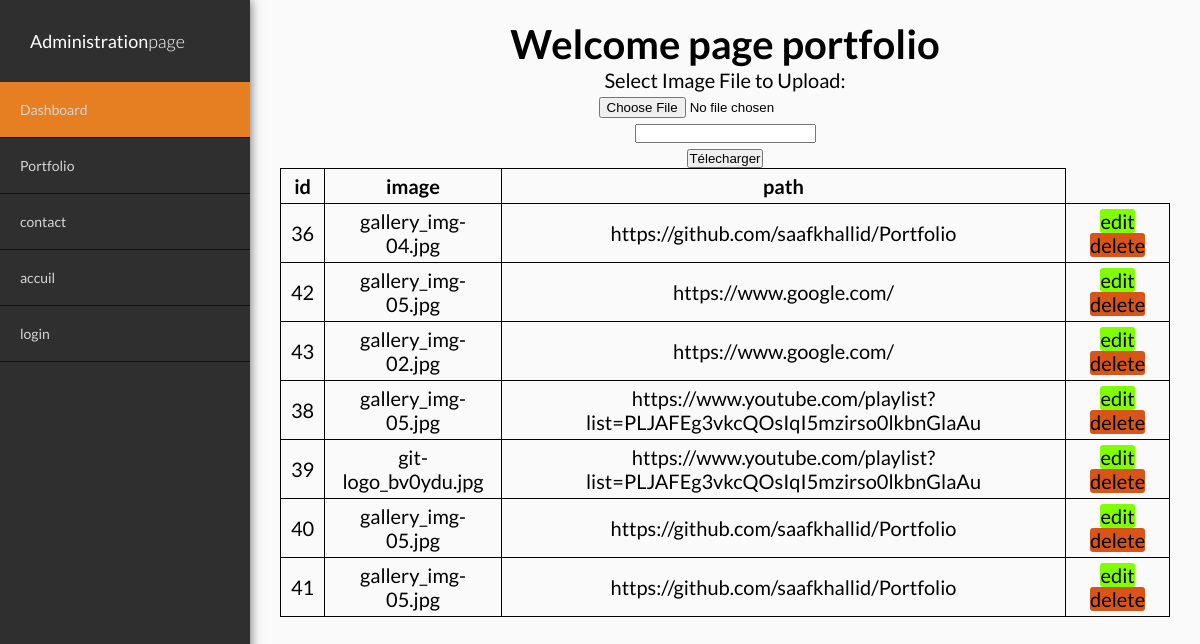
/portfoliopage.php, run on the app's committed database.
### tables this page shows
CREATE TABLE IF NOT EXISTS `images` (
  `id` int(60) NOT NULL AUTO_INCREMENT,
  `image` varchar(100) NOT NULL,
  `path` text NOT NULL,
  PRIMARY KEY (`id`)
);

### portfoliopage.php (the view, shortened to what this page needs)
<?php
include 'portfolioaction.php';
?>
<!DOCTYPE html>
<html lang="en">
<head>
    <link rel="stylesheet" href="css/Teampage.css">
</head>
<body>
	<div class="container">
		<div class="sidebar">
			<nav>
				<a href="#" class="">Administration<span>page</span></a>
				<ul>
					<li class="active" ><a href="#">Dashboard</a></li>
					<li><a href="portfoliopage.php">Portfolio</a></li>
					<li><a href=" contactpage.php ">contact</a></li>
					<li><a href=" indexpage.php">accuil</a></li>
					<li class="" ><a href="loginpage.php ">login</a></li>
				</ul>
			</nav>
		</div>
		<div class="main-content">
			<h1> Welcome page portfolio</h1>
      <div class="">
<form method="POST" action="portfolioaction.php" enctype="multipart/form-data">
		<p>Select Image File to Upload:</p>
	<div>
	<input type="file" name="image">
	</div>
	<div>
	<input type="text" name="path">
	</div>
	<div>
	<button type="submit" name="save">Télecharger</button>
	</div>
	</form>
			<table class="team_table">
                                    <tr>
                                        <th>id</th>
                                        <th>image</th>
                                        <th>path</th>
                                    </tr>
                                <tr>
                                <?php
                                 $results = mysqli_query($dbn, "SELECT * FROM images");
                                while ($row = mysqli_fetch_array($results)) { ?>
                                <tr>    <td><?php echo $row['id']; ?></td>
                                        <td><?php echo $row['image']; ?></td>
                                        <td><?php echo $row['path']; ?></td>
                                        <td class="action-team">
                                            <a href="portfoliopage.php?edit=<?php echo $row['id']; ?>" class="btn btn-edit">edit</a>
                                            <a href="portfolioaction.php?dele=<?php echo $row['id']; ?>" class="btn btn-delete">delete</a>
                                        </td>
                                </tr>
                                	<?php } ?>
                                    </table>
				</div>
			</div>
		</div>
</body>
</html>

### css/Teampage.css (style rules this page uses)
* { margin: 0; padding: 0; box-sizing: border-box; }
body, html { font-family: 'Lato', sans-serif; font-size: 20px; height: 100%; position: relative; }
a { color: #fff; text-decoration: none; }
.container { width: 100%; height: 100%; position: relative; }
.sidebar { width: 250px; background-color: #302F2F; position: fixed; top: 0px; left: 0; bottom: 0; box-shadow: 1px 0px 10px #777; }
.sidebar nav > a { font-size: 150%; display: inline-block; padding: 30px 0px; padding-left: 30px; opacity: 0.7; transition: all 0.2s; font-size: 18px; }
.sidebar nav a span { font-weight: 300; }
.sidebar nav ul { list-style: none; }
.sidebar nav ul li { font-size: 70%; padding: 19px 0; padding-left: 20px; border-bottom: 0.5px solid #111; }
.sidebar nav ul li:nth-child(1).active { background-color: #e67e22; }
.sidebar nav ul li a { color: #D7D5D5; }
.main-content { background-color: #fafafa; width: calc(100% - 250px); height: 100%; margin-left: 250px; padding: 20px 30px; text-align: center; }
table { border-collapse: collapse; }
th, td { border: 1px solid black; padding: 5px 10px; }
.btn { color: black; height: 35px; width: 70px; text-align: center; margin: 3px; border-radius: 3px; }
.btn-edit { background-color: chartreuse; }
.btn-delete { background-color: #d85519; }

### data on the page
images: id "36", image "gallery_img-04.jpg", path "https://github.com/saafkhallid/Portfolio"
images: id "42", image "gallery_img-05.jpg", path "https://www.google.com/"
images: id "43", image "gallery_img-02.jpg", path "https://www.google.com/"
images: id "38", image "gallery_img-05.jpg", path "https://www.youtube.com/playlist?list=PLJAFEg3vkcQOsIqI5mzirso0lkbnGlaAu"
images: id "39", image "git-logo_bv0ydu.jpg", path "https://www.youtube.com/playlist?list=PLJAFEg3vkcQOsIqI5mzirso0lkbnGlaAu"
images: id "40", image "gallery_img-05.jpg", path "https://github.com/saafkhallid/Portfolio"
images: id "41", image "gallery_img-05.jpg", path "https://github.com/saafkhallid/Portfolio"
